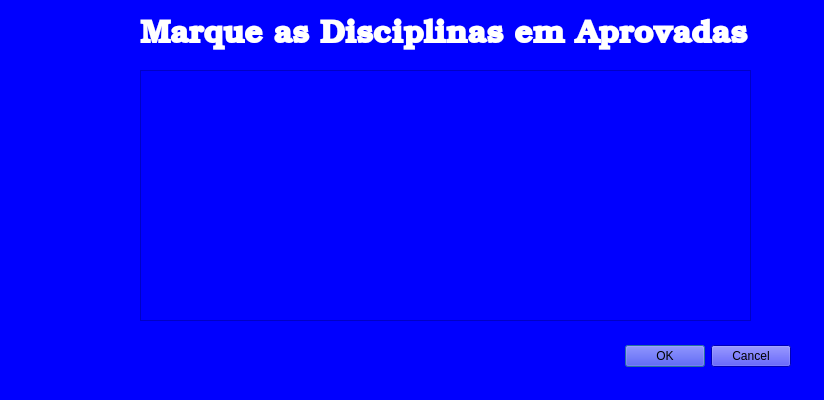
<?xml version="1.0" encoding="UTF-8"?>
<ui version="4.0">
 <class>editardisciplinasaprovadas</class>
 <widget class="QDialog" name="editardisciplinasaprovadas">
  <property name="geometry">
   <rect>
    <x>0</x>
    <y>0</y>
    <width>824</width>
    <height>400</height>
   </rect>
  </property>
  <property name="windowTitle">
   <string>Dialog</string>
  </property>
  <property name="styleSheet">
   <string notr="true">background-color: blue;</string>
  </property>
  <widget class="QDialogButtonBox" name="buttonBox">
   <property name="geometry">
    <rect>
     <x>450</x>
     <y>340</y>
     <width>341</width>
     <height>32</height>
    </rect>
   </property>
   <property name="orientation">
    <enum>Qt::Orientation::Horizontal</enum>
   </property>
   <property name="standardButtons">
    <set>QDialogButtonBox::StandardButton::Cancel|QDialogButtonBox::StandardButton::Ok</set>
   </property>
  </widget>
  <widget class="QLabel" name="labelTitulo">
   <property name="geometry">
    <rect>
     <x>140</x>
     <y>10</y>
     <width>641</width>
     <height>51</height>
    </rect>
   </property>
   <property name="font">
    <font>
     <family>Bookman Old Style</family>
     <pointsize>24</pointsize>
     <bold>true</bold>
    </font>
   </property>
   <property name="styleSheet">
    <string notr="true">color: white</string>
   </property>
   <property name="text">
    <string>Marque as Disciplinas em Aprovadas</string>
   </property>
  </widget>
  <widget class="QScrollArea" name="scrollArea">
   <property name="geometry">
    <rect>
     <x>140</x>
     <y>70</y>
     <width>611</width>
     <height>251</height>
    </rect>
   </property>
   <property name="widgetResizable">
    <bool>true</bool>
   </property>
   <widget class="QWidget" name="scrollAreaWidgetContents">
    <property name="geometry">
     <rect>
      <x>0</x>
      <y>0</y>
      <width>609</width>
      <height>249</height>
     </rect>
    </property>
    <widget class="QWidget" name="widget" native="true">
     <property name="geometry">
      <rect>
       <x>0</x>
       <y>-1</y>
       <width>611</width>
       <height>251</height>
      </rect>
     </property>
    </widget>
   </widget>
  </widget>
 </widget>
 <resources/>
 <connections>
  <connection>
   <sender>buttonBox</sender>
   <signal>accepted()</signal>
   <receiver>editardisciplinasaprovadas</receiver>
   <slot>accept()</slot>
   <hints>
    <hint type="sourcelabel">
     <x>248</x>
     <y>254</y>
    </hint>
    <hint type="destinationlabel">
     <x>157</x>
     <y>274</y>
    </hint>
   </hints>
  </connection>
  <connection>
   <sender>buttonBox</sender>
   <signal>rejected()</signal>
   <receiver>editardisciplinasaprovadas</receiver>
   <slot>reject()</slot>
   <hints>
    <hint type="sourcelabel">
     <x>316</x>
     <y>260</y>
    </hint>
    <hint type="destinationlabel">
     <x>286</x>
     <y>274</y>
    </hint>
   </hints>
  </connection>
 </connections>
</ui>
